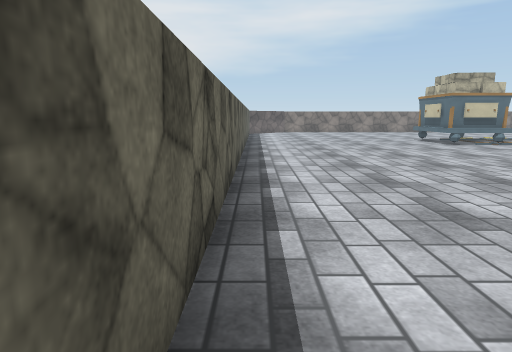
[1] (above)

23 first-person views from a walk through a 3-D level made in the Unity game engine. The camera is 1.3 m above the floor, tilts 10° down and sees 75° across. The floor is counted in squares, 1 m on a side. Each view is taken from the middle of a square. On the plan, view 1 faces up. The plan holds only what a view shows up to about 14 squares ahead; the rest is blank. The place goes on beyond the plan. Surface patterns are stand-ins for the level's own textures.

[2]
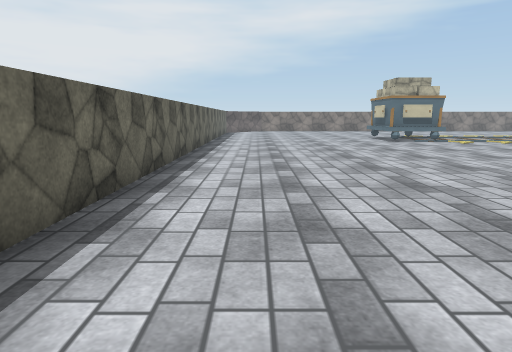

[3]
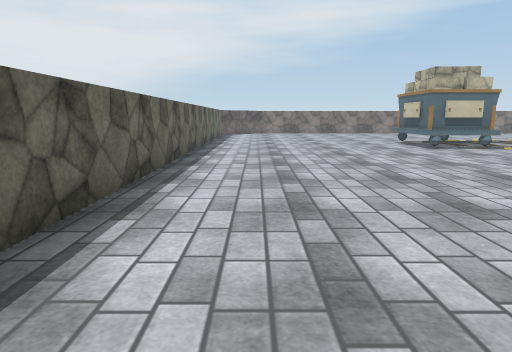

[4]
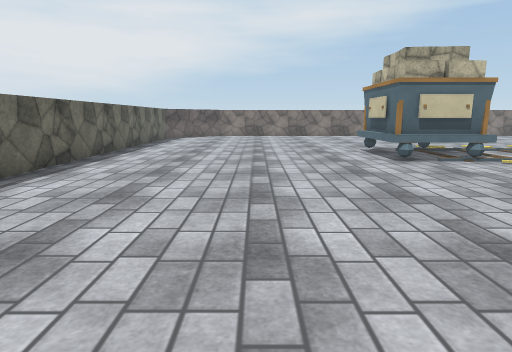

[5]
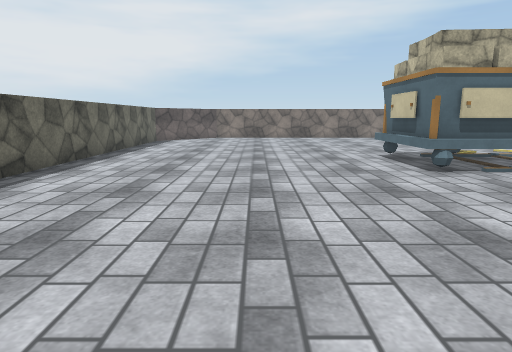

[6]
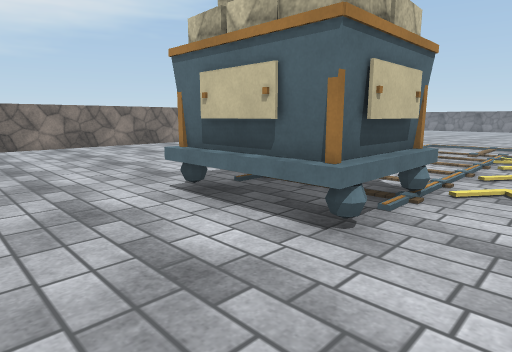

[7]
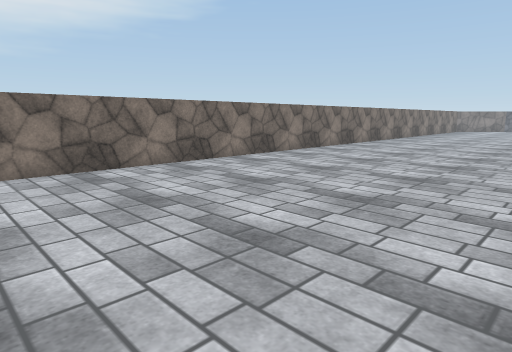

[8]
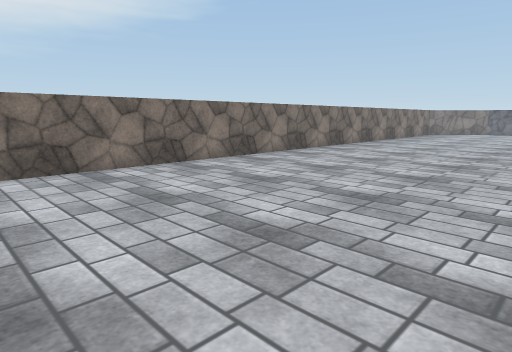

[9]
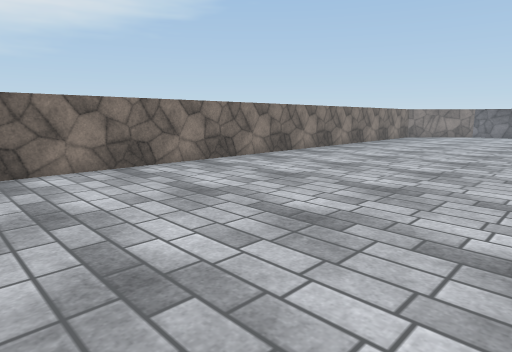

[10]
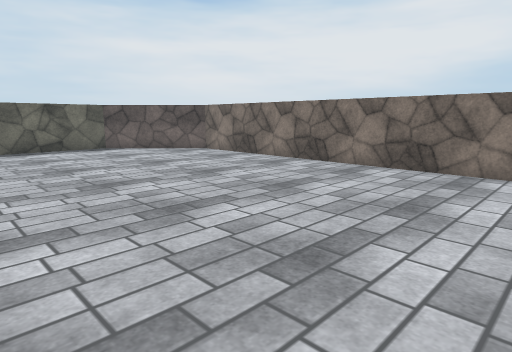

[11]
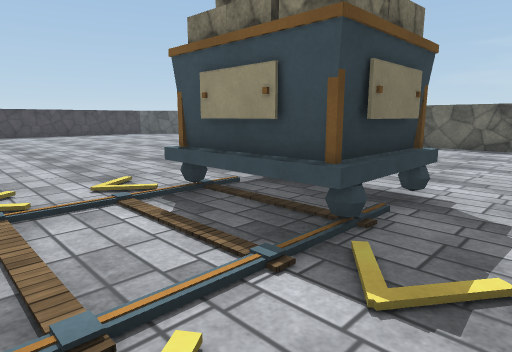

[12]
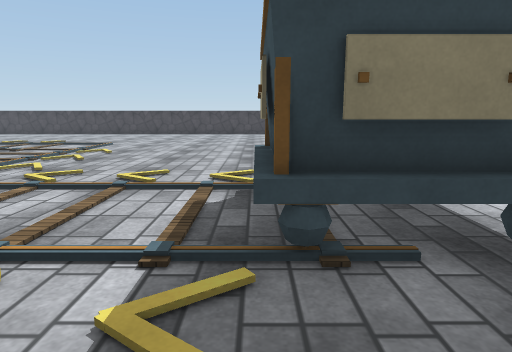

[13]
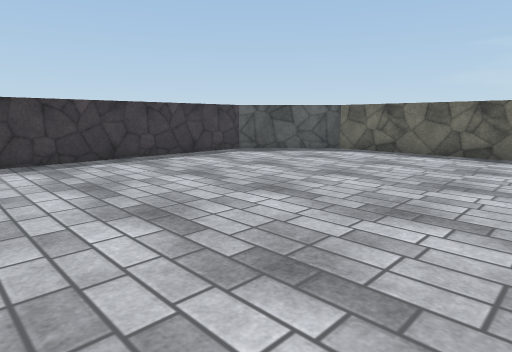

[14]
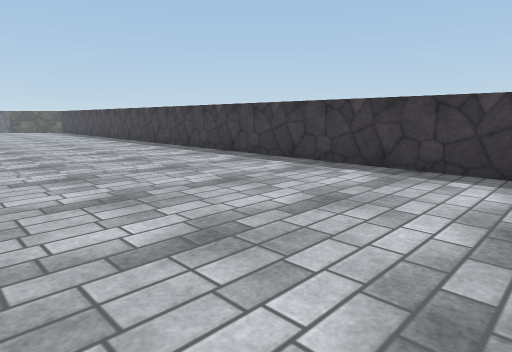

[15]
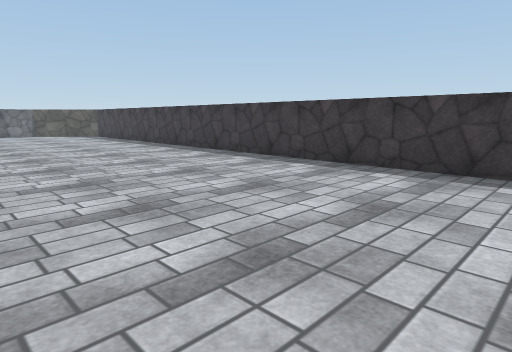

[16]
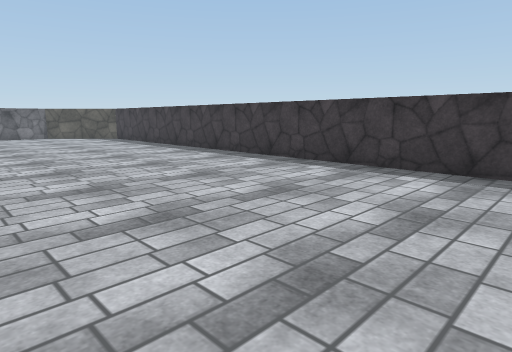

[17]
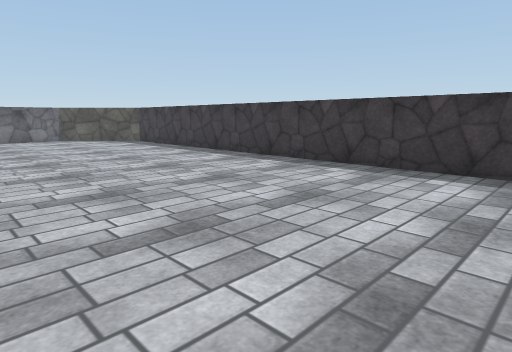

[18]
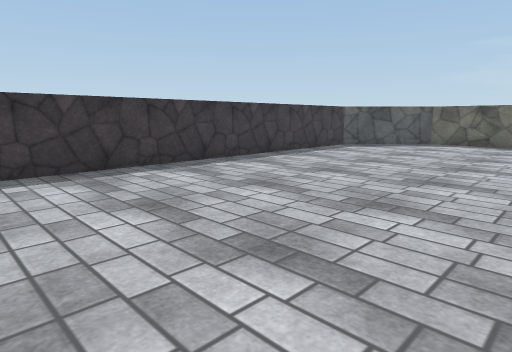

[19]
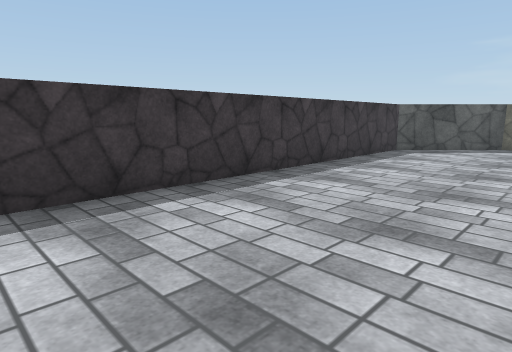

[20]
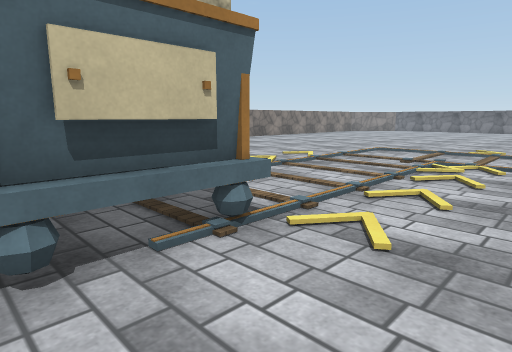

[21]
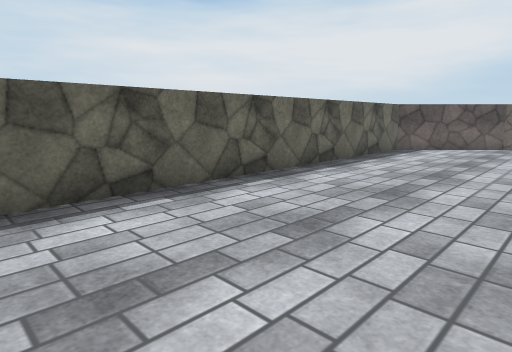

[22]
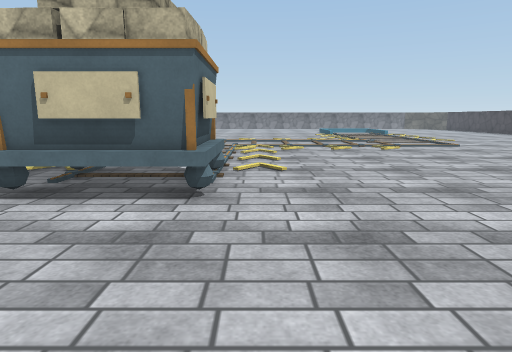

[23]
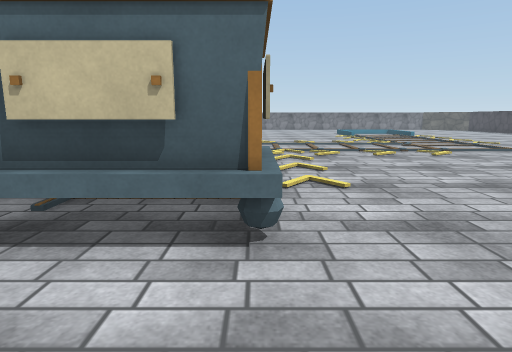

### Floor plan
Key: @ floor where view 1 was taken; # wall or solid block; . floor; O other object.
Columns run from 1 left of view 1 to 31 right of it. Each row starts with its distance up from view 1.
 30    ###########################
 29   ##..........................
 28  ##............................
 27 ##..............................
 26 #................................
 25 #................................
 24 #................................
 23 #................................
 22 #............................
 21 #......................
 20 #......................
 19 #.........OOOO..........
 18 #.........OO O..........
 17 #.........OOOO.............
 16 #.........OOOO..............
 15 #...........................
 14 #....................
 13 #....................
 12 #.....................
 11 #......................
 10 #......................
  9 #......................
  8 #....................
  7 #....................
  6 #.............. .....
  5 #..............   ..
  4 #................ .........
  3 #................................
  2 #................................
  1 #................................
  0 #@...............................
 -1 #................................
 -2 ##...............................
 -3  ##..............................
 -4   ##.............................
 -5    ##############################

Where each view was taken, in squares from view 1:
view 1: 0 up, 0 right, facing up
view 2: 2 down, 2 right, facing up
view 3: 2 up, 2 right, facing up
view 4: 6 up, 5 right, facing up
view 5: 8 up, 5 right, facing up
view 6: 14 up, 6 right, facing up-right
view 7: 21 up, 5 right, facing up-right
view 8: 21 up, 12 right, facing up-right
view 9: 21 up, 16 right, facing up-right
view 10: 21 up, 14 right, facing up-left
view 11: 21 up, 15 right, facing down-left
view 12: 22 up, 12 right, facing down
view 13: 6 up, 12 right, facing down-left
view 14: 4 up, 7 right, facing down-right
view 15: 4 up, 15 right, facing down-right
view 16: 4 up, 18 right, facing down-right
view 17: 4 up, 21 right, facing down-right
view 18: 4 up, 17 right, facing down-left
view 19: 1 up, 16 right, facing down-left
view 20: 13 up, 9 right, facing up-right
view 21: 13 up, 5 right, facing up-left
view 22: 15 up, 4 right, facing right
view 23: 16 up, 6 right, facing right
